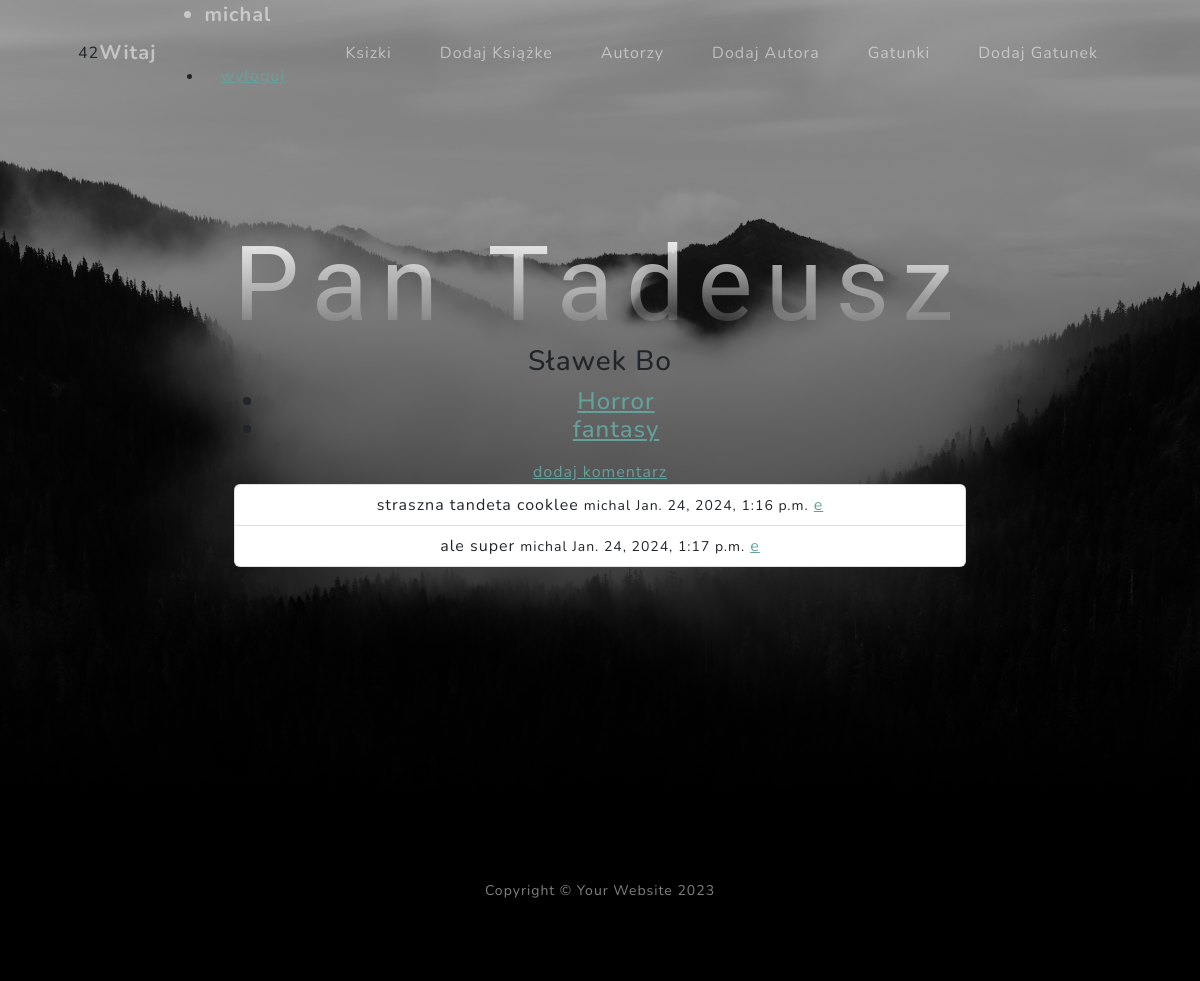
/detailBook/2/ (signed in), run on the app's committed database.
### polka/models.py (models this page shows, shortened)
class Book(models.Model):
    title = models.CharField(max_length=50)
    authors = models.ForeignKey(Author, on_delete=models.CASCADE)
    genres = models.ManyToManyField(Genre)

class Author(models.Model):
    first_name = models.CharField(max_length=50)
    last_name = models.CharField(max_length=50)
    def __str__(self):
        return f'{self.first_name} {self.last_name}'

class Genre(models.Model):
    name = models.CharField(max_length=50)
    def get_absolute_url(self):
        return reverse('detail_genre', args=(self.id,))
    def __str__(self):
        return self.name

class Comment(models.Model):
    author = models.ForeignKey(User, on_delete=models.CASCADE)
    book = models.ForeignKey(Book, on_delete=models.CASCADE)
    text = models.TextField()
    created = models.DateTimeField(auto_now_add=True)

### polka/views.py (the view)
# urls.py: path('detailBook/<int:pk>/', views.DetailBookView.as_view(), name='detail_book'),
class DetailBookView(View):
    def get(self, request, pk):
        book = Book.objects.get(pk=pk)
        return render(request, 'detail_book_view.html', {'book': book})

### polka/context_processor.py (called while the page is built)
def jajkon(request):
    return {'xxx':randint(1,100)}

### templates/detail_book_view.html
{% extends 'index.html' %}
{% block zawartosc %}
    <h1>{{ book.title }}</h1>
    <h3> {{ book.authors }}</h3>
    <h4>
    {% include 'list.html' with object_list=book.genres.all %}
    </h4>
    <a href="{% url 'add_comment' book.id %}">dodaj komentarz</a>
    <ul class="list-group">
        {% for comment in book.comment_set.all %}
            <li class="list-group-item"> {{ comment.text }} <small>{{ comment.author.username }} {{ comment.created }}</small>
            <a href="{% url 'edit_comment' comment.id %}">e</a>
            </li>
        {% endfor %}
    </ul>
{% endblock %}

### templates/navbar.html (shortened to what this page needs)
<div class="container px-4 px-lg-5">
{{ xxx }}
    <a class="navbar-brand" href="#page-top">Witaj {% if user.is_authenticated %}
        <ul>
            <li>{{ user.username }} </li>
            <li><a href="{% url 'logout_view' %}">wyloguj</a></li>
        </ul>
    {% else %}
        nieznajomy
        <a href="{% url 'login_view' %}">zaloguj</a>
        <a href="{% url 'register_view' %}">zarejestruj</a>
    {% endif %}</a>
    <div class="collapse navbar-collapse" id="navbarResponsive">
        <ul class="navbar-nav ms-auto">
            <li class="nav-item"><a class="nav-link" href="{% url 'list_book' %}">Ksizki</a></li>
            <li class="nav-item"><a class="nav-link" href="{% url 'add_book' %}">Dodaj Książke</a></li>
            <li class="nav-item"><a class="nav-link" href="{% url  'authors' %}">Autorzy</a></li>
            <li class="nav-item"><a class="nav-link" href="{% url  'add_author' %}">Dodaj Autora</a></li>
            <li class="nav-item"><a class="nav-link" href="{% url 'list_genre' %}">Gatunki</a></li>
            <li class="nav-item"><a class="nav-link" href="{% url 'add_genre' %}">Dodaj Gatunek</a></li>
        </ul>
    </div>
</div>

### templates/list.html
<ul>
    {% for obj in object_list %}
        <li><a href="{{ obj.get_absolute_url }}"> {{ obj }}</a></li>
    {% endfor %}
</ul>

### data on the page
Book: title "Pan Tadeusz", authors "Sławek Bo"
Genre: name "Horror"
Genre: name "fantasy"
Comment: text "straszna tandeta cooklee", author.username "michal", created "Jan. 24, 2024, 1:16 p.m."
Comment: text "ale super", author.username "michal", created "Jan. 24, 2024, 1:17 p.m."

### other printed values
{{ user.username }} "michal"
